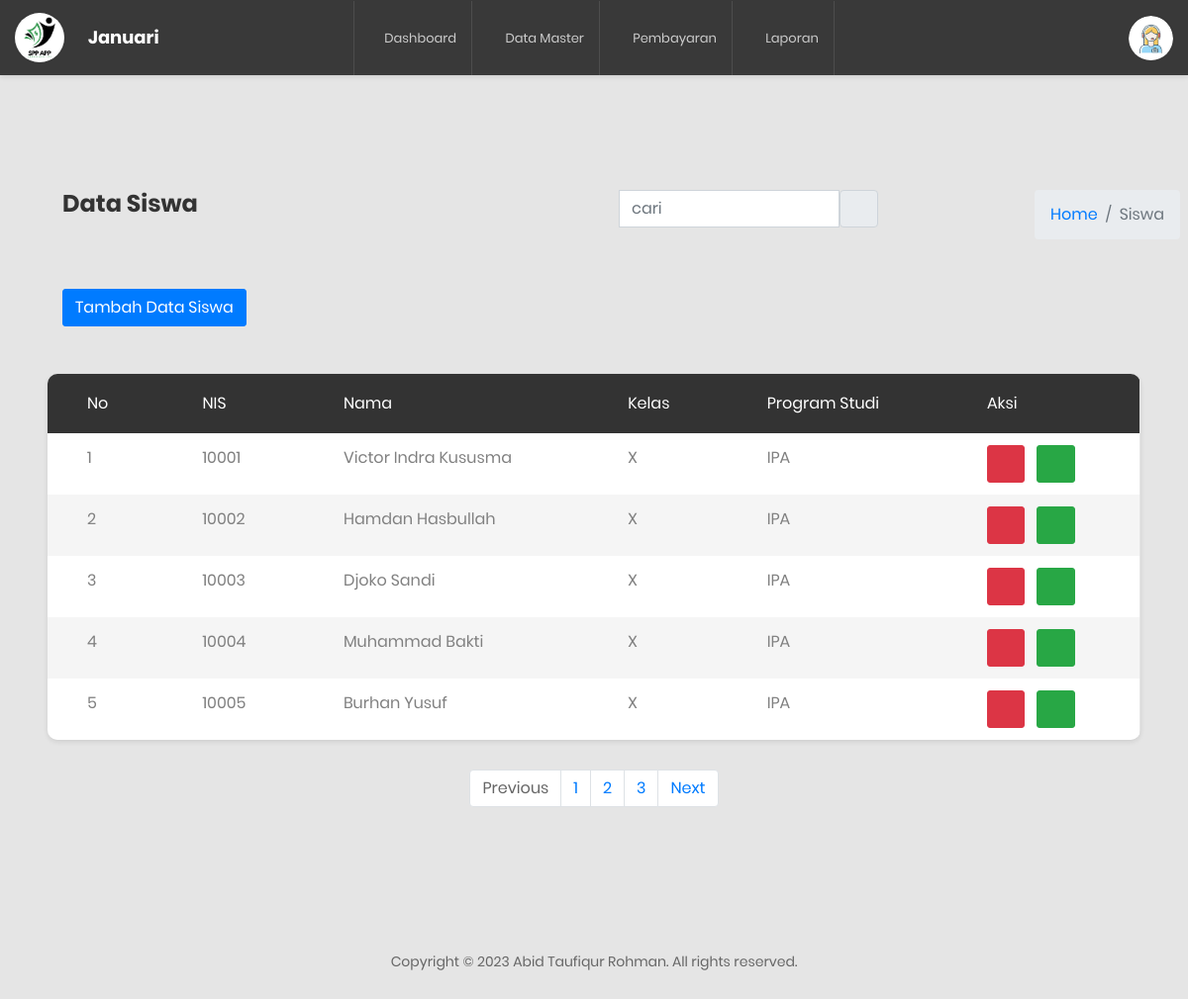
Page /admin/index.php?m=siswa (signed in) on the earlier database version.
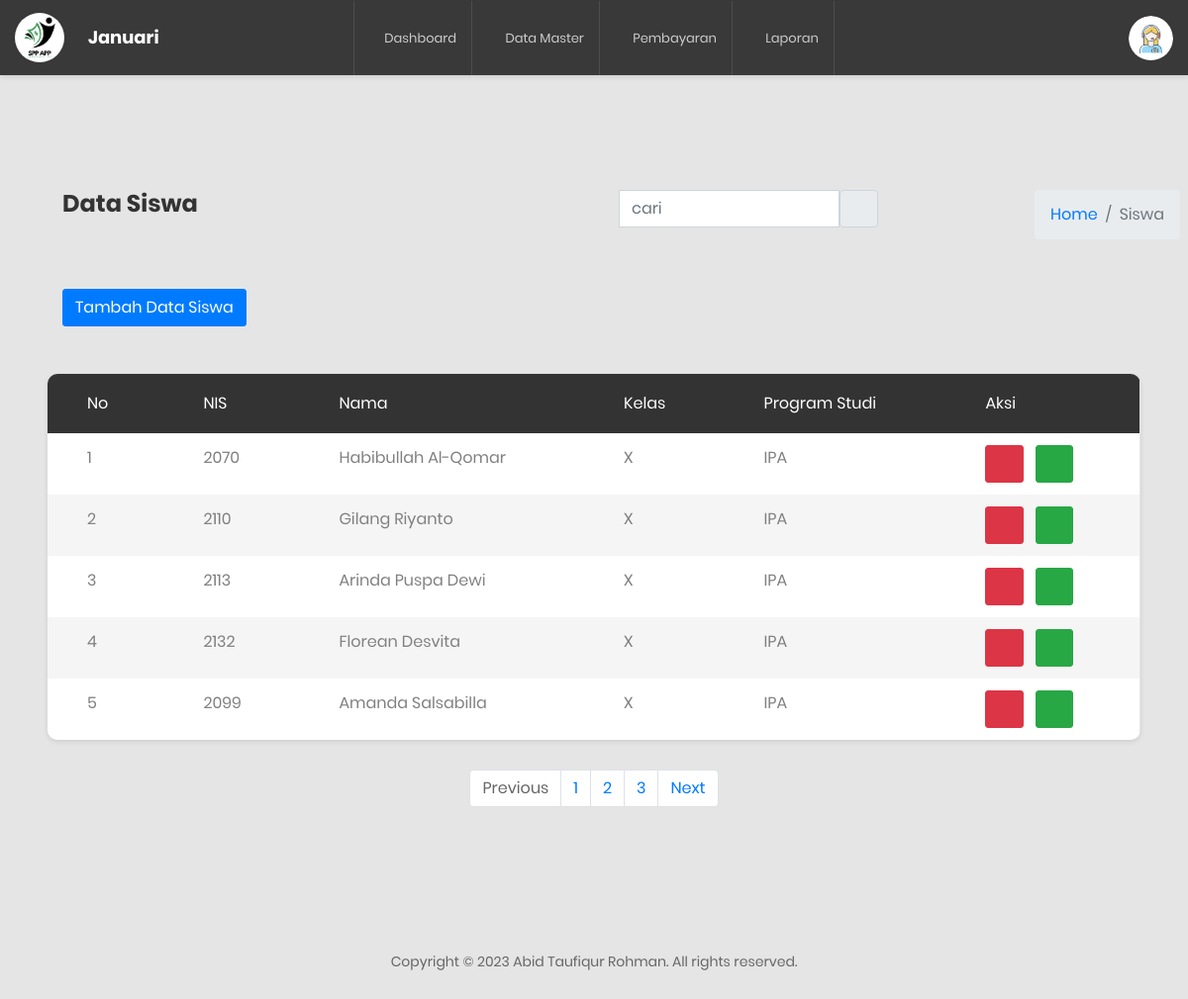
Same page on the later database version.
### tables this page shows
CREATE TABLE `tb_siswa` (
  `id` int(11) NOT NULL,
  `nis` text NOT NULL,
  `nama` text NOT NULL,
  `kelas` text NOT NULL,
  `prodi` text NOT NULL,
  `tstamp` text NOT NULL,
  `admin` text NOT NULL
);

### admin/modul/siswa/paging.php (the view, shortened to what this page needs)
<?php
$koneksi = mysqli_connect('localhost', 'root', '', 'spp_zibran');
    $batas = 5;
$halaman = isset($_GET['halaman']) ? (int)$_GET['halaman'] : 1;
$halaman_awal = ($halaman>1) ? ($halaman * $batas) - $batas : 0;
if (isset($_POST['go'])) {
  $cari = $_POST['cari'];
  $siswa = mysqli_query($koneksi, "SELECT * FROM tb_siswa WHERE nama LIKE '%".$cari."%' OR kelas LIKE '%".$cari."%'");
}else{
   $siswa = mysqli_query($koneksi, "SELECT * FROM tb_siswa LIMIT $halaman_awal, $batas");
}
foreach ($siswa as $pro):
  ?>
<tr>
                              <td><?= $no++;  ?></td>
                              <td><?=  $pro['nis'];?></td>
                              <td><?=  $pro['nama'];?></td>
                              <td><?= $pro['kelas'];?></td>
                              <td><?=  $pro['prodi'];?></td>
                                                        <td><button class="btn btn-danger" data-toggle="modal" data-target="#hapus_karyawan<?=$pro['id'];?>"><i class="fa fa-trash"></i></button>
            <button type="button" class="btn btn-success ml-2" data-toggle="modal" data-target="#editadmin<?=$pro['id'];?>">
            <i class="fa fa-pencil-square-o fa-1x" aria-hidden="true"></i>
            </button>
                          </td>
                              </tr>
                              <?php endforeach; ?>

Differences in the rows shown:
changed tb_siswa: nis "10001" → "2070"; nama "Victor Indra Kususma" → "Habibullah Al-Qomar"
changed tb_siswa: nis "10002" → "2110"; nama "Hamdan Hasbullah" → "Gilang Riyanto"
changed tb_siswa: nis "10003" → "2113"; nama "Djoko Sandi" → "Arinda Puspa Dewi"
changed tb_siswa: nis "10004" → "2132"; nama "Muhammad Bakti" → "Florean Desvita"
changed tb_siswa: nis "10005" → "2099"; nama "Burhan Yusuf" → "Amanda Salsabilla"
